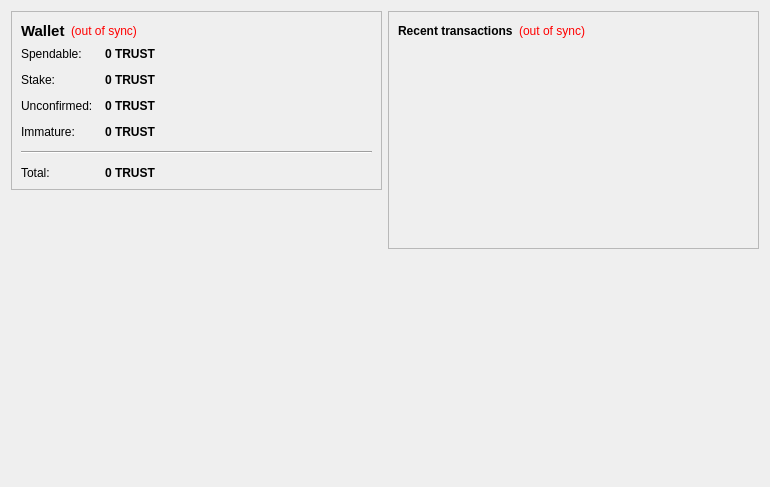
<?xml version="1.0" encoding="UTF-8"?>
<ui version="4.0">
 <class>OverviewPage</class>
 <widget class="QWidget" name="OverviewPage">
  <property name="geometry">
   <rect>
    <x>0</x>
    <y>0</y>
    <width>770</width>
    <height>487</height>
   </rect>
  </property>
  <property name="windowTitle">
   <string>Form</string>
  </property>
  <layout class="QHBoxLayout" name="horizontalLayout" stretch="1,1">
   <item>
    <layout class="QVBoxLayout" name="verticalLayout_2">
     <item>
      <widget class="QFrame" name="frame">
       <property name="frameShape">
        <enum>QFrame::StyledPanel</enum>
       </property>
       <property name="frameShadow">
        <enum>QFrame::Raised</enum>
       </property>
       <layout class="QVBoxLayout" name="verticalLayout_4">
        <item>
         <layout class="QHBoxLayout" name="horizontalLayout_4">
          <item>
           <widget class="QLabel" name="label_5">
            <property name="font">
             <font>
              <pointsize>11</pointsize>
              <weight>75</weight>
              <bold>true</bold>
             </font>
            </property>
            <property name="text">
             <string>Wallet</string>
            </property>
           </widget>
          </item>
          <item>
           <widget class="QLabel" name="labelWalletStatus">
            <property name="toolTip">
             <string>The displayed information may be out of date. Your wallet automatically synchronizes with the TrustPlus network after a connection is established, but this process has not completed yet.</string>
            </property>
            <property name="styleSheet">
             <string notr="true">QLabel { color: red; }</string>
            </property>
            <property name="text">
             <string notr="true">(out of sync)</string>
            </property>
            <property name="alignment">
             <set>Qt::AlignLeading|Qt::AlignLeft|Qt::AlignVCenter</set>
            </property>
           </widget>
          </item>
          <item>
           <spacer name="horizontalSpacer_2">
            <property name="orientation">
             <enum>Qt::Horizontal</enum>
            </property>
            <property name="sizeHint" stdset="0">
             <size>
              <width>40</width>
              <height>20</height>
             </size>
            </property>
           </spacer>
          </item>
         </layout>
        </item>
        <item>
         <layout class="QFormLayout" name="formLayout_2">
          <property name="fieldGrowthPolicy">
           <enum>QFormLayout::AllNonFixedFieldsGrow</enum>
          </property>
          <property name="horizontalSpacing">
           <number>12</number>
          </property>
          <property name="verticalSpacing">
           <number>12</number>
          </property>
          <item row="0" column="0">
           <widget class="QLabel" name="label">
            <property name="text">
             <string>Spendable:</string>
            </property>
           </widget>
          </item>
          <item row="0" column="1">
           <widget class="QLabel" name="labelBalance">
            <property name="font">
             <font>
              <weight>75</weight>
              <bold>true</bold>
             </font>
            </property>
            <property name="cursor">
             <cursorShape>IBeamCursor</cursorShape>
            </property>
            <property name="toolTip">
             <string>Your current spendable balance</string>
            </property>
            <property name="text">
             <string notr="true">0 TRUST</string>
            </property>
            <property name="textInteractionFlags">
             <set>Qt::LinksAccessibleByMouse|Qt::TextSelectableByKeyboard|Qt::TextSelectableByMouse</set>
            </property>
           </widget>
          </item>
          <item row="1" column="0">
           <widget class="QLabel" name="label_6">
            <property name="text">
             <string>Stake:</string>
            </property>
           </widget>
          </item>
          <item row="1" column="1">
           <widget class="QLabel" name="labelStake">
            <property name="font">
             <font>
              <weight>75</weight>
              <bold>true</bold>
             </font>
            </property>
            <property name="cursor">
             <cursorShape>IBeamCursor</cursorShape>
            </property>
            <property name="toolTip">
             <string>Total of coins that was staked, and do not yet count toward the current balance</string>
            </property>
            <property name="text">
             <string notr="true">0 TRUST</string>
            </property>
            <property name="textInteractionFlags">
             <set>Qt::LinksAccessibleByMouse|Qt::TextSelectableByKeyboard|Qt::TextSelectableByMouse</set>
            </property>
           </widget>
          </item>
          <item row="2" column="0">
           <widget class="QLabel" name="label_3">
            <property name="text">
             <string>Unconfirmed:</string>
            </property>
           </widget>
          </item>
          <item row="2" column="1">
           <widget class="QLabel" name="labelUnconfirmed">
            <property name="font">
             <font>
              <weight>75</weight>
              <bold>true</bold>
             </font>
            </property>
            <property name="cursor">
             <cursorShape>IBeamCursor</cursorShape>
            </property>
            <property name="toolTip">
             <string>Total of transactions that have yet to be confirmed, and do not yet count toward the current balance</string>
            </property>
            <property name="text">
             <string notr="true">0 TRUST</string>
            </property>
            <property name="textInteractionFlags">
             <set>Qt::LinksAccessibleByMouse|Qt::TextSelectableByKeyboard|Qt::TextSelectableByMouse</set>
            </property>
           </widget>
          </item>
          <item row="3" column="0">
           <widget class="QLabel" name="labelImmatureText">
            <property name="text">
             <string>Immature:</string>
            </property>
           </widget>
          </item>
          <item row="3" column="1">
           <widget class="QLabel" name="labelImmature">
            <property name="font">
             <font>
              <weight>75</weight>
              <bold>true</bold>
             </font>
            </property>
            <property name="toolTip">
             <string>Mined balance that has not yet matured</string>
            </property>
            <property name="text">
             <string notr="true">0 TRUST</string>
            </property>
            <property name="textInteractionFlags">
             <set>Qt::LinksAccessibleByMouse|Qt::TextSelectableByKeyboard|Qt::TextSelectableByMouse</set>
            </property>
           </widget>
          </item>
          <item row="4" column="0" colspan="2">
           <widget class="Line" name="line">
            <property name="orientation">
             <enum>Qt::Horizontal</enum>
            </property>
           </widget>
          </item>
          <item row="5" column="0">
           <widget class="QLabel" name="labelTotalText">
            <property name="text">
             <string>Total:</string>
            </property>
           </widget>
          </item>
          <item row="5" column="1">
           <widget class="QLabel" name="labelTotal">
            <property name="font">
             <font>
              <weight>75</weight>
              <bold>true</bold>
             </font>
            </property>
            <property name="cursor">
             <cursorShape>IBeamCursor</cursorShape>
            </property>
            <property name="toolTip">
             <string>Your current total balance</string>
            </property>
            <property name="text">
             <string notr="true">0 TRUST</string>
            </property>
            <property name="textInteractionFlags">
             <set>Qt::LinksAccessibleByMouse|Qt::TextSelectableByKeyboard|Qt::TextSelectableByMouse</set>
            </property>
           </widget>
          </item>
         </layout>
        </item>
       </layout>
      </widget>
     </item>
     <item>
      <spacer name="verticalSpacer">
       <property name="orientation">
        <enum>Qt::Vertical</enum>
       </property>
       <property name="sizeHint" stdset="0">
        <size>
         <width>20</width>
         <height>40</height>
        </size>
       </property>
      </spacer>
     </item>
     <item>
      <widget class="QLabel" name="label_2">
       <property name="autoFillBackground">
        <bool>true</bool>
       </property>
       <property name="text">
        <string/>
       </property>
       <property name="pixmap">
        <pixmap resource="../bitcoin.qrc">:/icons/drmbg</pixmap>
       </property>
       <property name="scaledContents">
        <bool>false</bool>
       </property>
       <property name="margin">
        <number>0</number>
       </property>
      </widget>
     </item>
    </layout>
   </item>
   <item>
    <layout class="QVBoxLayout" name="verticalLayout_3">
     <item>
      <widget class="QFrame" name="frame_2">
       <property name="frameShape">
        <enum>QFrame::StyledPanel</enum>
       </property>
       <property name="frameShadow">
        <enum>QFrame::Raised</enum>
       </property>
       <layout class="QVBoxLayout" name="verticalLayout">
        <item>
         <layout class="QHBoxLayout" name="horizontalLayout_2">
          <item>
           <widget class="QLabel" name="label_4">
            <property name="text">
             <string>&lt;b&gt;Recent transactions&lt;/b&gt;</string>
            </property>
           </widget>
          </item>
          <item>
           <widget class="QLabel" name="labelTransactionsStatus">
            <property name="toolTip">
             <string>The displayed information may be out of date. Your wallet automatically synchronizes with the TrustPlus network after a connection is established, but this process has not completed yet.</string>
            </property>
            <property name="styleSheet">
             <string notr="true">QLabel { color: red; }</string>
            </property>
            <property name="text">
             <string notr="true">(out of sync)</string>
            </property>
            <property name="alignment">
             <set>Qt::AlignRight|Qt::AlignTrailing|Qt::AlignVCenter</set>
            </property>
           </widget>
          </item>
          <item>
           <spacer name="horizontalSpacer">
            <property name="orientation">
             <enum>Qt::Horizontal</enum>
            </property>
            <property name="sizeHint" stdset="0">
             <size>
              <width>40</width>
              <height>20</height>
             </size>
            </property>
           </spacer>
          </item>
         </layout>
        </item>
        <item>
         <widget class="QListView" name="listTransactions">
          <property name="styleSheet">
           <string notr="true">QListView { background: transparent; }</string>
          </property>
          <property name="frameShape">
           <enum>QFrame::NoFrame</enum>
          </property>
          <property name="verticalScrollBarPolicy">
           <enum>Qt::ScrollBarAlwaysOff</enum>
          </property>
          <property name="horizontalScrollBarPolicy">
           <enum>Qt::ScrollBarAlwaysOff</enum>
          </property>
          <property name="selectionMode">
           <enum>QAbstractItemView::NoSelection</enum>
          </property>
         </widget>
        </item>
       </layout>
      </widget>
     </item>
     <item>
      <spacer name="verticalSpacer_2">
       <property name="orientation">
        <enum>Qt::Vertical</enum>
       </property>
       <property name="sizeHint" stdset="0">
        <size>
         <width>20</width>
         <height>40</height>
        </size>
       </property>
      </spacer>
     </item>
    </layout>
   </item>
  </layout>
 </widget>
 <resources/>
 <connections/>
</ui>
